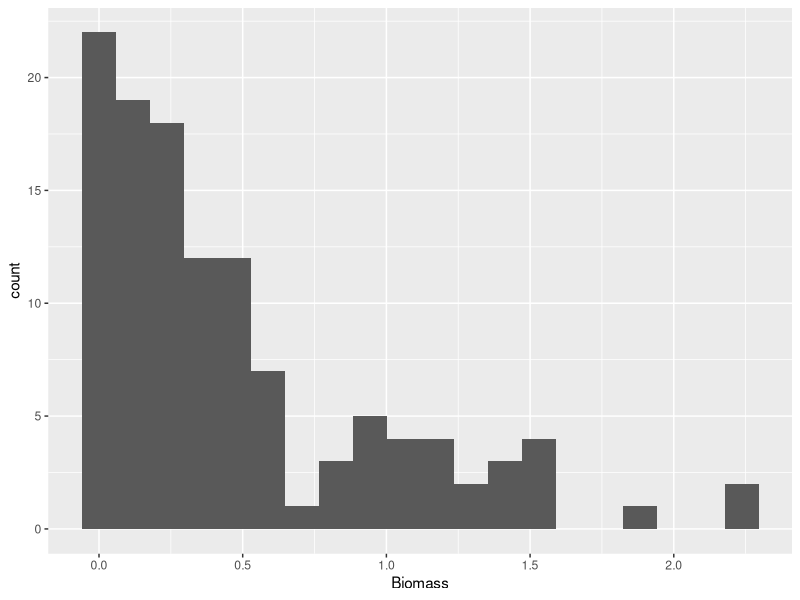

Write R code to recreate this figure. (Note: this script raises an error after producing the figure.)
##Script to process annual tree data from SUSTHERB sites

##Load relevant packages
library(dplyr)
library(tidyr)
library(ggplot2)

#INITIAL DATA IMPORT --------------------------------------------------
data <- read.csv('1_Albedo_Exclosures/Data/Tree_Data/sustherb_tree_data.csv', header = TRUE)


#DATA FILTERING --------------------------------------------------

        #Filter to 'Trøndelag' region only
        trondelag <- data[data$Region == 'Trøndelag',]
        
        #Format date column
        trondelag$X_Date <- as.Date(as.character(trondelag$X_Date), format = "%m/%d/%y")
        
        #Filter to 2016 only (since 2016 is only year with consistent height and diameter-at-base data)
        t2016 <- trondelag[trondelag$X_Date >= "2016-01-01" & trondelag$X_Date <= "2016-12-31",]
        
        #Remove rows that are missing diameter-at-base data (3 total)
        t2016 <- t2016[! is.na(t2016$Diameter_at_base_mm), ]
        
        #Convert LocalityCode, Treatment, & Plot to character
        t2016$LocalityCode <- as.character(t2016$LocalityCode)
        t2016$Treatment <- as.character(t2016$Treatment)
        t2016$Plot <- as.character(t2016$Plot)
        
        #Exclude trees > 6m (600cm), as in Kolstad et al. (2017)
        t2016 <- t2016[t2016$Height_cm < 600,]
        
        #Add blank row to hold biomass estimates
        t2016$Biomass <- c('')

            
#BIOMASS ESTIMATES FOR EACH TREE ---------------------------------------------------

#NOTE: This script uses allometric biomass equations previously developed by Kolstad et al. (2017)
## As in the methods used by Kolstad et al. (2017), the model for Betula pubesecens is used for
## Betula pendula and Salix caprea, while the model for Picea abies is used for Juniperus communis


for(row in 1:nrow(t2016)){
        
        #Species
        species <- as.character(t2016[row, "Taxa"])
        
        #Diameter (converted to meters)
        dgl <- as.numeric(t2016[row, "Diameter_at_base_mm"])/1000
        
        #Height (converted to meters)
        height <- as.numeric(t2016[row, "Height_cm"])/100
        
        #Betula pubescens model (Birch)
        if( species == "Betula pubescens (Bjørk)" || species == "Betula pendula (Lavlandbjørk)" || species == "Salix caprea (Selje)" ){
                
                biomass <- (0.078843)*(dgl^2) + (0.009197)*(height^2)
                
        }
        
        #Picea abies model (Spruce)
        else if( species == "Picea abies (Gran)" || species == "Juniperus communis (Einer)"){
               
                biomass <- (0.020293)*(dgl^2) + (0.006092)*(height^3)
                
        }
        
        #Pinus sylvestris model (Pine)
        else if( species == "Pinus sylvestris (Furu)" ){
                
                biomass <- (0.325839)*(dgl^2) + (0.0007434)*(height^3)
                
        }
        
        #Sorbus aucuparia model (Rowan)
        else if( species == "Sorbus aucuparia (Rogn)" ){
               
                #Treatment
                treatment <- as.character(t2016[row, "Treatment"])
                
                #Browsed Model
                if( treatment == "B" ){
                        
                        biomass <- (0.006664)*(dgl^2) + (0.082983)*(height^2)
                        
                }
                
                #Unbrowsed Model
                if( treatment == "UB" ){
                        
                        biomass <- (0.0053962)*(height^2)
                        
                }
                
        }
        
        #Add calculated biomass to 'Biomass' column
        t2016[row, "Biomass"] <- biomass
        
}

t2016$Biomass <- as.numeric(t2016$Biomass)
        
#SUMMED BIOMASS ESTIMATES FOR EACH SUBPLOT ---------------------------------------------------

#NOTE: 'NH' subplot for 'UB' treatment at '1NSUB' had no observations (this is why subplot_sums has 119 rows instead of 120)
subplot_sums <- aggregate(t2016$Biomass, by = list(LocalityCode= t2016$LocalityCode, Treatment = t2016$Treatment, Plot = t2016$Plot), FUN = sum)
names(subplot_sums)[4] <- "Biomass"

#Explore the data
ggplot(subplot_sums, aes(Biomass)) +
        geom_histogram(bins = 20)

#WRITE FINAL DATAFRAME TO CSV --------------------------------------------------
write.csv(subplot_sums, file = '1_Albedo_Exclosures/Approach_1/Output/Tree_Volumes/sustherb_biomass_2016.csv', row.names = TRUE)

